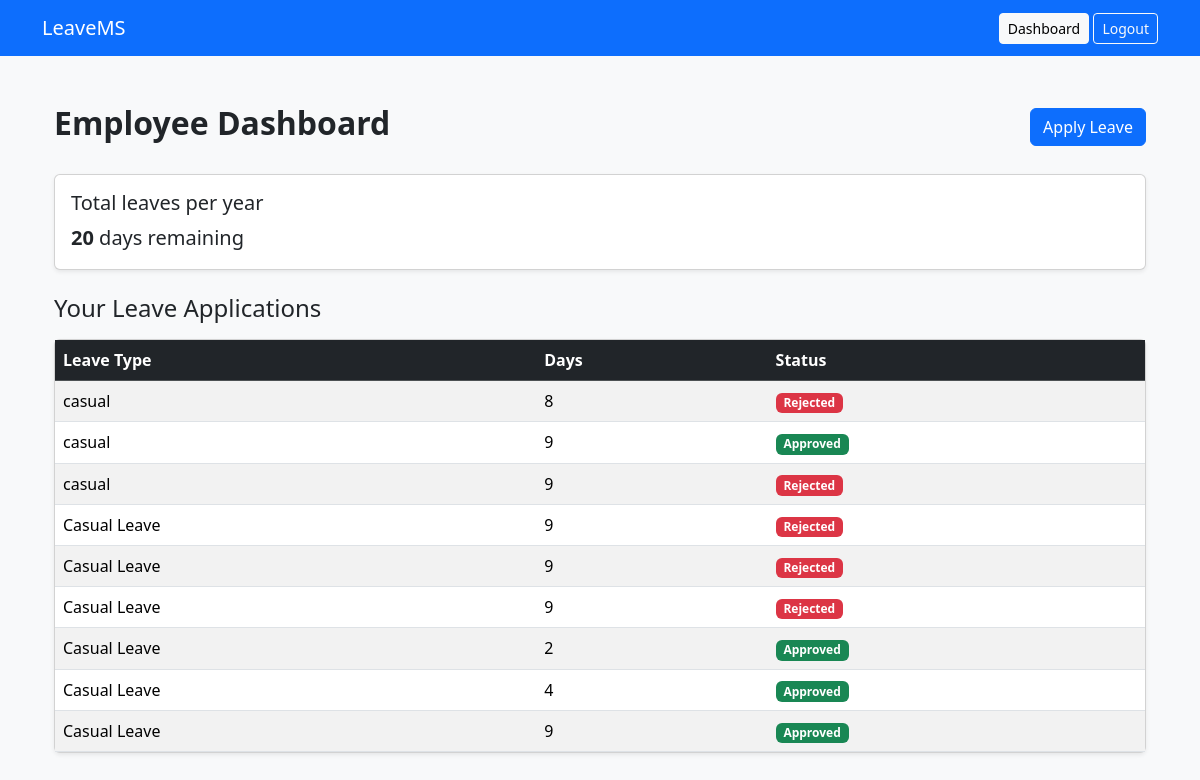
The page /employee_dashboard (signed in) on the database as committed earlier.
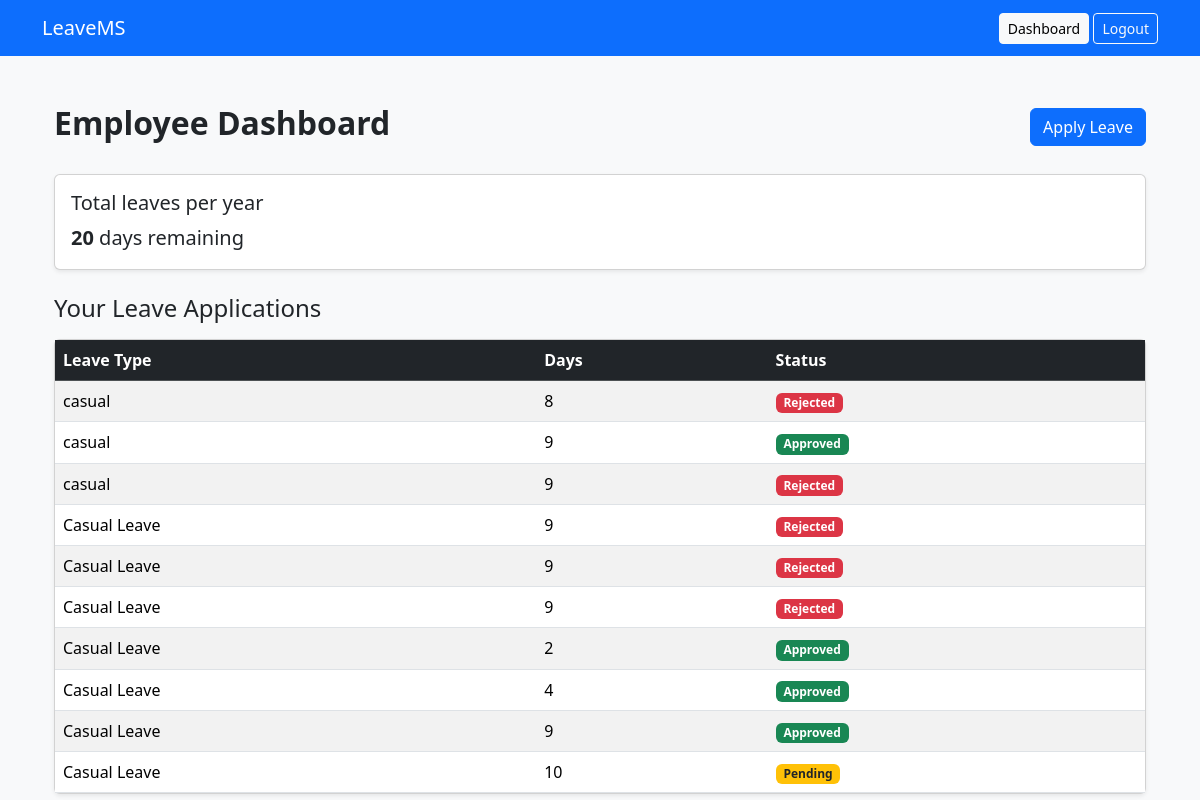
The same page on the database as committed later.
### tables this page shows
CREATE TABLE leaves (
    id INTEGER PRIMARY KEY AUTOINCREMENT,
    user_id INTEGER NOT NULL,
    type TEXT NOT NULL,
    days INTEGER NOT NULL,
    status TEXT NOT NULL DEFAULT 'Pending',
    FOREIGN KEY (user_id) REFERENCES users(id)
);

### app.py (the view)
@app.route("/employee_dashboard")
def employee_dashboard():
    if "user_id" not in session:
        return redirect("/login")
    conn = get_db()
    user = conn.execute(
        "SELECT leave_balance FROM users WHERE id = ?",
        (session["user_id"],)
    ).fetchone()
    leaves = conn.execute(
        "SELECT type, days, status FROM leaves WHERE user_id = ?",
        (session["user_id"],)
    ).fetchall()
    conn.close()
    return render_template(
        "employee_dashboard.html",
        leave_balance=user["leave_balance"],
        leaves=leaves
    )

### app.py (called while the page is built)
def get_db():
    conn = sqlite3.connect(DATABASE)
    conn.row_factory = sqlite3.Row
    return conn

### templates/employee_dashboard.html
{% extends "layout.html" %}
{% block content %}
<div class="container mt-4">
    <div class="d-flex justify-content-between align-items-center mb-4">
        <h2 class="fw-bold">Employee Dashboard</h2>
        <a href="/apply" class="btn btn-primary">
            Apply Leave
        </a>
    </div>
    <div class="card shadow-sm mb-4">
        <div class="card-body">
            <h5 class="card-title mb-2">Total leaves per year</h5>
            <p class="card-text fs-5">
                <strong>{{ leave_balance }}</strong> days remaining
            </p>
        </div>
    </div>
    <h4 class="mb-3">Your Leave Applications</h4>
    {% if leaves %}
        <div class="card shadow-sm">
            <div class="card-body p-0">
                <table class="table table-striped table-hover mb-0">
                    <thead class="table-dark">
                        <tr>
                            <th>Leave Type</th>
                            <th>Days</th>
                            <th>Status</th>
                        </tr>
                    </thead>
                    <tbody>
                        {% for leave in leaves %}
                        <tr>
                            <td>{{ leave.type }}</td>
                            <td>{{ leave.days }}</td>
                            <td>
                                {% if leave.status == 'Approved' %}
                                    <span class="badge bg-success">Approved</span>
                                {% elif leave.status == 'Rejected' %}
                                    <span class="badge bg-danger">Rejected</span>
                                {% else %}
                                    <span class="badge bg-warning text-dark">Pending</span>
                                {% endif %}
                            </td>
                        </tr>
                        {% endfor %}
                    </tbody>
                </table>
            </div>
        </div>
    {% else %}
        <div class="alert alert-info">
            No leave records found.
        </div>
    {% endif %}
</div>
{% endblock %}

### templates/layout.html (shortened to what this page needs)
<!DOCTYPE html>
<html lang="en">
<head>
    <link href="https://cdn.jsdelivr.net/npm/bootstrap@5.3.2/dist/css/bootstrap.min.css" rel="stylesheet">
</head>
<body class="bg-light">
<nav class="navbar navbar-expand-lg navbar-dark bg-primary">
    <div class="container">
        <a class="navbar-brand" href="/">LeaveMS</a>
        <div>
            {% if session.get("user_id") %}
                <a href="/dashboard" class="btn btn-light btn-sm">Dashboard</a>
                <a href="/logout" class="btn btn-outline-light btn-sm">Logout</a>
            {% else %}
                <a href="/login" class="btn btn-light btn-sm">Login</a>
                <a href="/register" class="btn btn-outline-light btn-sm">Register</a>
            {% endif %}
        </div>
    </div>
</nav>
<div class="container mt-5">
    {% block content %}{% endblock %}
</div>
</body>
</html>

Rows that differ between the two databases and show on the page:
added leaves: type "Casual Leave", days "10", status "Pending"
